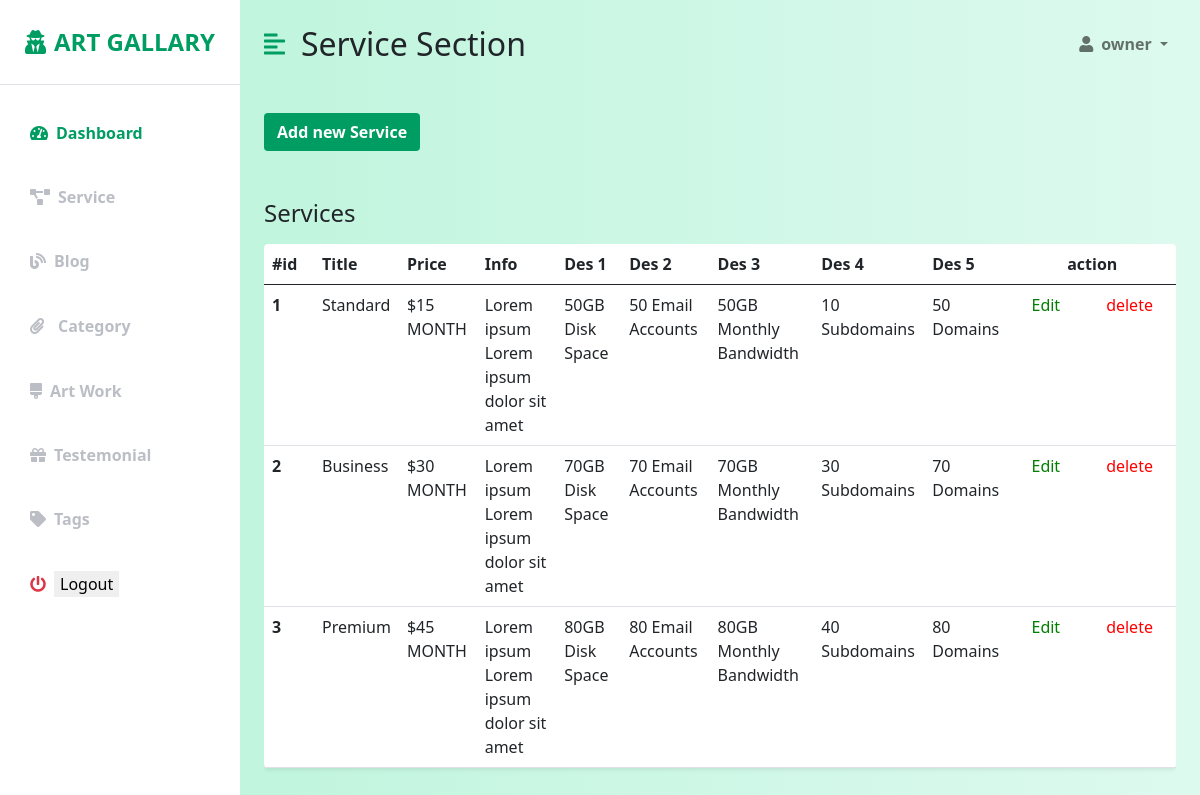
Screenshot of /admin/service/index.php (signed in) with the database file from the repository.
### tables this page shows
CREATE TABLE `service` (
  `id` int(100) NOT NULL,
  `title` text NOT NULL,
  `price` varchar(200) NOT NULL,
  `info` text NOT NULL,
  `des1` varchar(500) NOT NULL,
  `des2` varchar(500) NOT NULL,
  `des3` varchar(500) NOT NULL,
  `des4` varchar(500) NOT NULL,
  `des5` varchar(500) NOT NULL
);

### admin/service/index.php (the view, shortened to what this page needs)
<?php
   include("../connection.php");
   $sql = "SELECT * from `service` ";
   $service = $connect->query($sql);
 ?>
<!DOCTYPE html>
<html lang="en">
<head>
    <link href="https://cdn.jsdelivr.net/npm/bootstrap@5.0.0-beta3/dist/css/bootstrap.min.css" rel="stylesheet" />
    <link rel="stylesheet" href="https://cdnjs.cloudflare.com/ajax/libs/font-awesome/5.15.3/css/all.min.css" />
    <link rel="stylesheet" href="../styles.css" />
</head>
<body>
    <div class="d-flex" id="wrapper">
        <div class="bg-white" id="sidebar-wrapper">
            <div class="sidebar-heading text-center py-4 primary-text fs-4 fw-bold text-uppercase border-bottom"><i
                    class="fas fa-user-secret me-2"></i>Art Gallary</div>
            <div class="list-group list-group-flush my-3">
                <a href="../index.php" class="list-group-item list-group-item-action bg-transparent second-text active"><i
                        class="fas fa-tachometer-alt me-2"></i>Dashboard</a>
                <a href="index.php" class="list-group-item list-group-item-action bg-transparent second-text fw-bold"><i
                        class="fas fa-project-diagram me-2"></i>Service</a>
                <a href="../blog/index.php" class="list-group-item list-group-item-action bg-transparent second-text fw-bold"><i
                        class="fas fa-blog me-2"></i>Blog</a>
                        <div class="list-group-item list-group-item-action bg-transparent second-text fw-bold dropdown"><i
                            class="fas fa-paperclip me-2"></i><button class="dropbtn bg-transparent second-text fw-bold">Category</button>
                        </div>
                <a href="../artWork/index.php" class="list-group-item list-group-item-action bg-transparent second-text fw-bold"><i
                        class="fas fa-brush me-2"></i>Art Work</a>
                <a href="../testimonial/index.php" class="list-group-item list-group-item-action bg-transparent second-text fw-bold"><i
                        class="fas fa-gift me-2"></i>Testemonial</a>
                <a href="../tag/index.php" class="list-group-item list-group-item-action bg-transparent second-text fw-bold"><i
                            class="fas fa-tag me-2"></i>Tags</a>
                            <form action="../logout.php" method="post" class="list-group-item list-group-item-action bg-transparent text-danger fw-bold"><i
                        class="fas fa-power-off me-2"></i><button name="logout" style="border:none;">Logout</button></form>
            </div>
        </div>
        <div id="page-content-wrapper">
            <nav class="navbar navbar-expand-lg navbar-light bg-transparent py-4 px-4">
                <div class="d-flex align-items-center">
                    <i class="fas fa-align-left primary-text fs-4 me-3" id="menu-toggle"></i>
                    <h2 class="fs-2 m-0">Service Section</h2>
                </div>
                <div class="collapse navbar-collapse" id="navbarSupportedContent">
                    <ul class="navbar-nav ms-auto mb-2 mb-lg-0">
                        <li class="nav-item dropdown">
                            <a class="nav-link dropdown-toggle second-text fw-bold" href="#" id="navbarDropdown"
                                role="button" data-bs-toggle="dropdown" aria-expanded="false">
                                <i class="fas fa-user me-2"></i>owner
                            </a>
                        </li>
                    </ul>
                </div>
            </nav>
            <div class="container-fluid px-4">
                <a href="add.php"> <button type="submit" class="btn">Add new Service</button></a>
                <div class="row my-5">
                    <h3 class="fs-4 mb-3">Services</h3>
                    <div class="col">
                    <div class= "table-responsive">
                        <table class="table bg-white rounded shadow-sm  table-hover">
                            <thead>
                                <tr>
                                    <th scope="col" width="50">#id</th>
                                    <th scope="col">Title</th>
                                    <th scope="col">Price</th>
                                    <th scope="col">Info</th>
                                    <th scope="col"> Des 1  </th>
                                    <th scope="col"> Des 2  </th>
                                    <th scope="col"> Des 3  </th>
                                    <th scope="col"> Des 4  </th>
                                    <th scope="col"> Des 5  </th>
                                    <th style="text-align: center;" scope="col" colspan="2">action</th>
                                </tr>
                            </thead>
                            <tbody>
                            <?php
                            while($row = mysqli_fetch_assoc($service)){
                            ?>
                                <tr>
                                    <th scope="row"><?= $row['id']?></th>
                                    <td><?= $row['title']?></td>
                                    <td><?= $row['price']?></td>
                                    <td><?= $row['info']?></td>
                                    <td><?= $row['des1']?></td>
                                    <td><?= $row['des2']?></td>
                                    <td><?= $row['des3']?></td>
                                    <td><?= $row['des4']?></td>
                                    <td><?= $row['des5']?></td>
                                    <td ><a href="edit.php?id= <?= $row['id']?>" class="edit"> Edit  </a> </td>
                                    <td><a href="index.php?id= <?= $row['id']?>" class="delete">delete</a></td>
                                </tr>
                                <?php } ?>
                            </tbody>
                        </table>
                            </div>
                    </div>
                </div>
            </div>
        </div>
    </div>
</body>
</html>

### admin/styles.css (style rules this page uses)
:root { --main-bg-color: #009d63; --main-text-color: #009d63; --second-text-color: #bbbec5; --second-bg-color: #c1efde; }
.primary-text { color: var(--main-text-color); }
.second-text { color: var(--second-text-color); }
#wrapper { overflow-x: hidden; background-image: linear-gradient( to right, #baf3d7, #c2f5de, #cbf7e4, #d4f8ea, #ddfaef ); }
#sidebar-wrapper { min-height: 100vh; margin-left: -15rem; -webkit-transition: margin 0.25s ease-out; -moz-transition: margin 0.25s ease-out; -o-transition: margin 0.25s ease-out; transition: margin 0.25s ease-out; }
#sidebar-wrapper .sidebar-heading { padding: 0.875rem 1.25rem; font-size: 1.2rem; }
#sidebar-wrapper .list-group { width: 15rem; }
#page-content-wrapper { min-width: 100vw; }
#menu-toggle { cursor: pointer; }
.list-group-item { border: none; padding: 20px 30px; }
.list-group-item.active { background-color: transparent; color: var(--main-text-color); font-weight: bold; border: none; }
.btn { display: inline-block; margin-top: 25px; font-weight: 900; background-color: #009d63; text-align: left; color: white; }
@media (min-width: 768px) { #sidebar-wrapper { margin-left: 0; } }
@media (min-width: 768px) { #page-content-wrapper { min-width: 0; width: 100%; } }
.dropbtn { border: none; }
a { text-decoration: none; }
.edit { color: green; padding: 0 15px; transition: 0.3s ease; }
.delete { color: red; padding: 0 15px; transition: 0.3s ease; }

### rows the page displays
service: id "1", title "Standard", price "$15 MONTH", info "Lorem ipsum Lorem ipsum dolor sit amet", des1 "50GB Disk Space", des2 "50 Email Accounts", des3 "50GB Monthly Bandwidth", des4 "10 Subdomains", des5 "50 Domains"
service: id "2", title "Business", price "$30 MONTH", info "Lorem ipsum Lorem ipsum dolor sit amet", des1 "70GB Disk Space", des2 "70 Email Accounts", des3 "70GB Monthly Bandwidth", des4 "30 Subdomains", des5 "70 Domains"
service: id "3", title "Premium", price "$45 MONTH", info "Lorem ipsum Lorem ipsum dolor sit amet", des1 "80GB Disk Space", des2 "80 Email Accounts", des3 "80GB Monthly Bandwidth", des4 "40 Subdomains", des5 "80 Domains"
